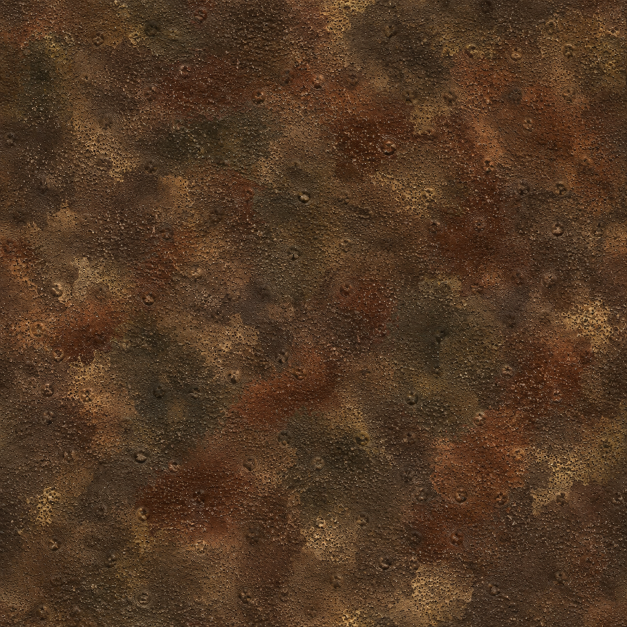
#> input picture tools/devonian/creatures/acanthostega/skin-source.png, 1254 x 1254 px (shown at 1/2 size)
$ python export-anomalocaris-favicon.py ../devonian/creatures/acanthostega/skin-source.png
#> lines starting #> are read from the running program, lines starting #| are printed output that depends on the picture
"""Encode the approved favicon PNG at browser icon sizes, preserving its artwork and alpha."""
from pathlib import Path
from PIL import Image
import sys
root = Path(__file__).resolve().parents[2]
source = Image.open(sys.argv[1]).convert('RGBA')
assert source.width == source.height
for size in (16, 32, 192, 512):
    source.resize((size, size), Image.Resampling.LANCZOS).save(root / f'public/favicon-anomalocaris-{size}.png', optimize=True)
#> this loop made 4 passes
#> pass 1, `source.resize((size, size), Image.Resampling.LANCZOS).save(root / f'pu..`:
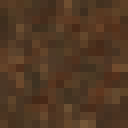
#> saved as favicon-anomalocaris-16.png: PIL image 16x16 RGBA (shown 8 times larger); mean R, G, B, A 81.5, 56.4, 35.7, 255
source.resize((180, 180), Image.Resampling.LANCZOS).save(root / 'public/apple-touch-icon-anomalocaris.png', optimize=True)
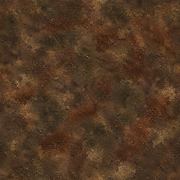
#> saved as apple-touch-icon-anomalocaris.png: PIL image 180x180 RGBA; mean R, G, B, A 81.4, 56.4, 35.7, 255
source.save(root / 'public/favicon.ico', format='ICO', sizes=[(16,16), (32,32), (48,48)])
